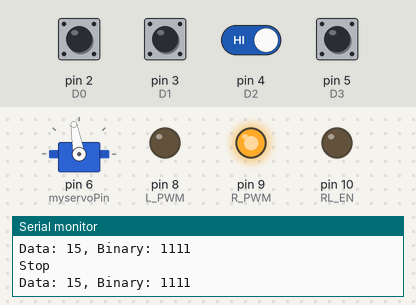
A sketch run on a simulated Arduino Uno, built with avr-gcc and run on an emulated ATmega328P. On the bench: servo, output pins drawn as LEDs (lit = HIGH), the last lines printed to the serial monitor. The inputs (shaded band) are chosen by the test bench; at power-on: pin 2 (D0), pin 3 (D1), pin 4 (D2), pin 5 (D3) HIGH.

Above: at 1.2 s.
1.3 s: pin 5 (D3) pulled LOW for 0.15 s
At 1.41 s:
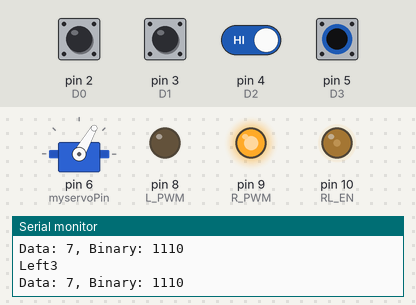
2.9 s: pin 4 (D2) driven LOW and pin 5 (D3) driven LOW
At 3.4 s:
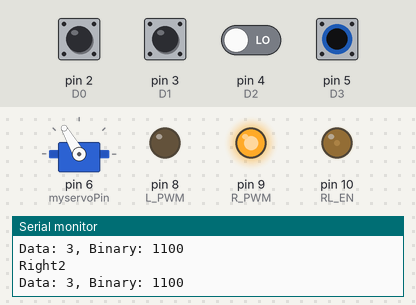
4.4 s: pin 3 (D1) pulled LOW for 0.15 s
At 4.52 s:
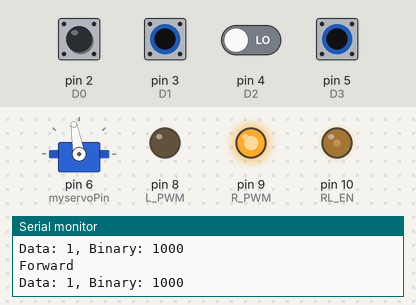
6.1 s: pin 4 (D2) driven HIGH
At 6.9 s:
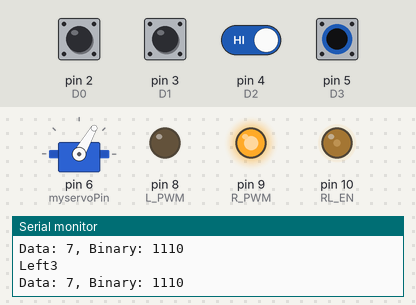
9.1 s: pin 2 (D0) pulled LOW for 0.15 s
At 9.22 s:
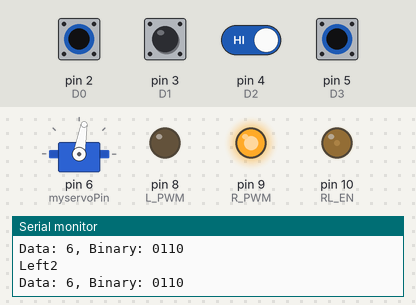
10.8 s: pin 5 (D3) driven HIGH
At 12.1 s:
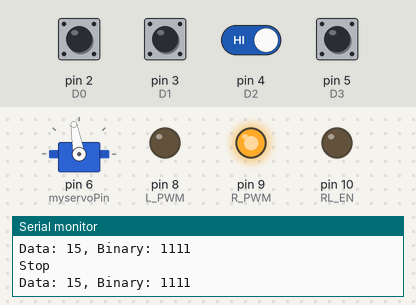
Timing chart, 0 to 13.8 s (numbered marks = the images above; inputs shaded):
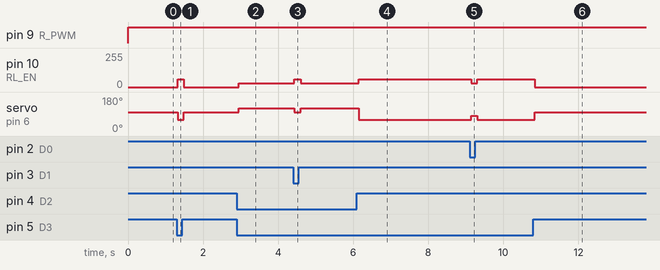

The sketch:

Arduino_uturn_code.ino
```cpp
//CHUONG TRINH DIEU KHIEN XE TU LAI SELF - DRIVING CAR
//-----------------------------------------------------------------------------------------------
#include <Servo.h>
Servo myservo;              // Tao doi tuong dieu khien Servo lai
const int myservoPin = 6;    // Servo lai

const int RL_EN = 10; // băm xung bls9768
const int R_PWM = 9;// điều khiển chiều quay
const int L_PWM = 8;// điều khiển chiều quay

const int D0 = 2;       //Raspberry pin 21    LSB
const int D1 = 3;       //Raspberry pin 22
const int D2 = 4;       //Raspberry pin 23
const int D3 = 5;       //Raspberry pin 24    MSB

int a,b,c,d,data;

void setup() {

pinMode (RL_EN, OUTPUT);
pinMode (R_PWM, OUTPUT);
pinMode (L_PWM, OUTPUT);

pinMode(D0, INPUT_PULLUP);
pinMode(D1, INPUT_PULLUP);
pinMode(D2, INPUT_PULLUP);
pinMode(D3, INPUT_PULLUP);

myservo.attach(myservoPin);
Serial.begin(9600);
}

void loop() {
  Data();  // Đọc dữ liệu từ cảm biến

  // Điều khiển xe tự lái dựa trên dữ liệu từ cảm biến
  if (data == 1) {
    Forward();
  }
   else if (data == 2)
   {
    Right1();
  }
   else if (data == 3)
   {
    Right2();
  }
   else if (data == 4)
  {
    Right3();
  }
   else if (data == 5)
  {
    Left1();
  }
   else if (data == 6)
   {
    Left2();
  }
   else if (data == 7)
   {
    Left3();
  }
   else if (data > 8)
  {
    Stop();
  }
}

void Data() {
  a = digitalRead(D0);
  b = digitalRead(D1);
  c = digitalRead(D2);
  d = digitalRead(D3);
  data = 8*d+4*c+2*b+a;

  Serial.print("Data: ");
  Serial.print(data);
  Serial.print(", Binary: ");
  Serial.print(a);
  Serial.print(b);
  Serial.print(c);
  Serial.println(d);
 // delay(2000);
}

void Forward() {
  digitalWrite(R_PWM, HIGH);
  digitalWrite(L_PWM, LOW);
  analogWrite(RL_EN, 60);
  myservo.write(100);
  Serial.println("Forward");
}

void Backward() {
  digitalWrite(R_PWM, LOW);
  digitalWrite(L_PWM, HIGH);
  analogWrite(RL_EN, 60);
  myservo.write(100);
  Serial.println("Backward");
}

void Stop() {
  digitalWrite(R_PWM, HIGH);
  digitalWrite(L_PWM, LOW);
  analogWrite(RL_EN, 0);
  myservo.write(100);
  Serial.println("Stop");
}

void Left1() {
  digitalWrite(R_PWM, HIGH);
  digitalWrite(L_PWM, LOW);
  analogWrite(RL_EN, 60);
  myservo.write(90);
  Serial.println("Left1");
}

void Left2() {
  digitalWrite(R_PWM, HIGH);
  digitalWrite(L_PWM, LOW);
  analogWrite(RL_EN, 30);
  myservo.write(80);
  Serial.println("Left2");
}

void Left3() {
  digitalWrite(R_PWM, HIGH);
  digitalWrite(L_PWM, LOW);
  analogWrite(RL_EN, 60);
  myservo.write(60);
  Serial.println("Left3");
}

void Right1() {
  digitalWrite(R_PWM, HIGH);
  digitalWrite(L_PWM, LOW);
  analogWrite(RL_EN, 30);
  myservo.write(110);
  Serial.println("Right1");
}

void Right2() {
  digitalWrite(R_PWM, HIGH);
  digitalWrite(L_PWM, LOW);
  analogWrite(RL_EN, 30);
  myservo.write(120);
  Serial.println("Right2");
}

void Right3() {
  digitalWrite(R_PWM, HIGH);
  digitalWrite(L_PWM, LOW);
  analogWrite(RL_EN, 30);
  myservo.write(130);
  Serial.println("Right3");
}
```

Measured:
- after the input at 1.3 s, pin 10 (RL_EN): 0/255 → 60/255 at once, → 0/255 0.16 s later; servo on pin 6 (myservoPin): 100° → 60° at once, → 100° 0.16 s later
- after the input at 2.9 s, pin 10 (RL_EN): 0/255 → 30/255 after 0.05 s; servo on pin 6 (myservoPin): 100° → 120° after 0.05 s
- after the input at 4.4 s, pin 10 (RL_EN): 30/255 → 60/255 at once, → 30/255 0.17 s later; servo on pin 6 (myservoPin): 120° → 100° at once, → 120° 0.17 s later
- after the input at 6.1 s, pin 10 (RL_EN): 30/255 → 60/255 after 0.05 s; servo on pin 6 (myservoPin): 120° → 60° after 0.05 s
- after the input at 9.1 s, pin 10 (RL_EN): 60/255 → 30/255 at once, → 60/255 0.16 s later; servo on pin 6 (myservoPin): 60° → 80° at once, → 60° 0.16 s later
- after the input at 10.8 s, pin 10 (RL_EN): 60/255 → 0/255 at once; servo on pin 6 (myservoPin): 60° → 100° at once
